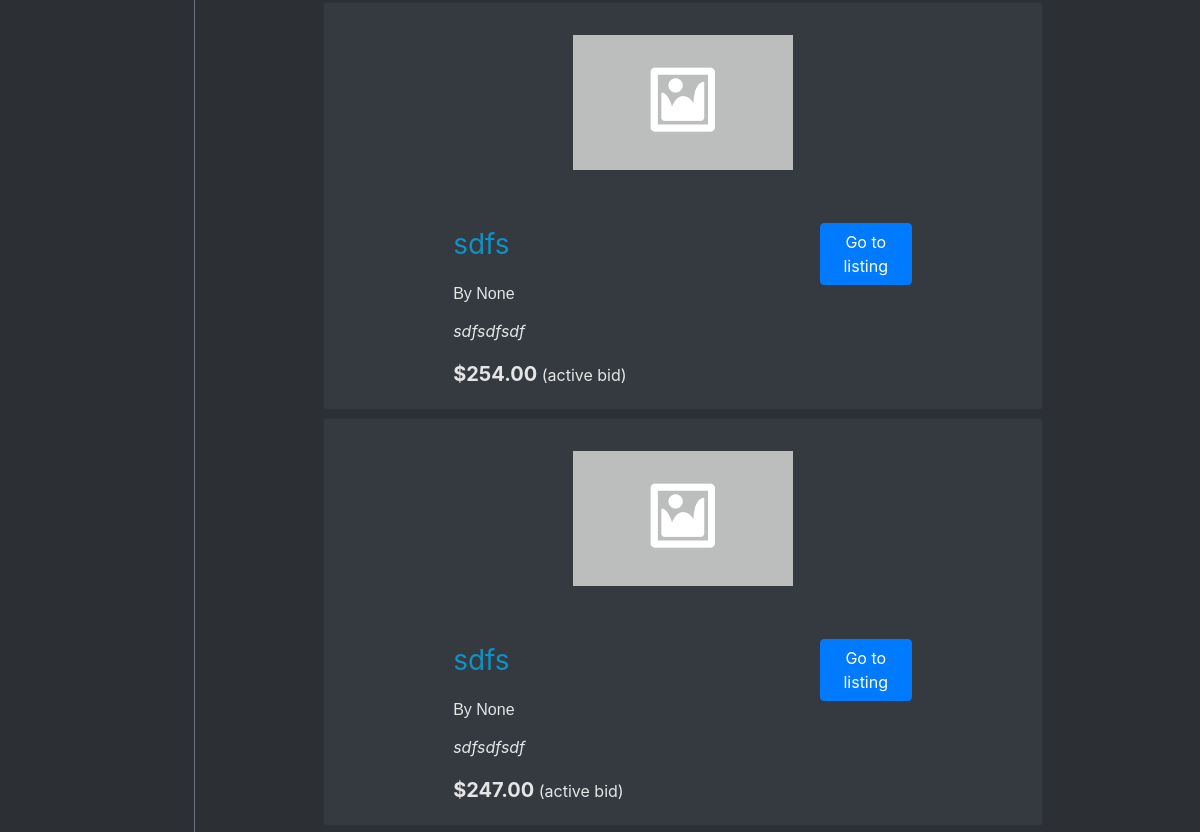
The app's page / (middle part), older data.
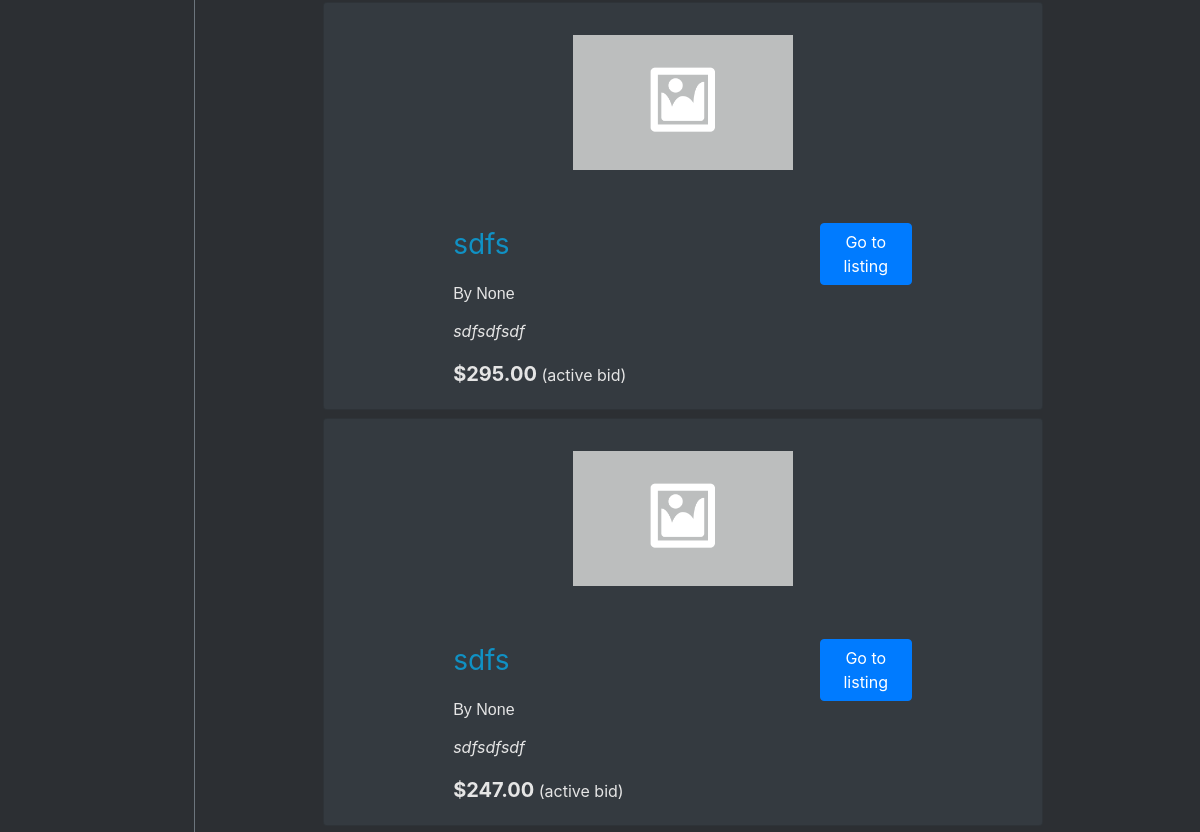
The same page, newer data.
### auctions/models.py (models this page shows)
class Listing(models.Model):
    creator = models.ForeignKey(User, null=True, blank=True, on_delete=models.CASCADE, related_name="userListings")
    title = models.CharField(max_length=50)
    description = models.TextField(max_length=1000, default="")
    price = models.FloatField(default=0)
    isActive = models.BooleanField(default=True)
    photoUrl = models.URLField(blank=True, null=True)
    highestBid = models.FloatField(blank=True, max_length=11, null=True)
    categories = models.ManyToManyField(Category, related_name="categories")
    def __str__(self):
        return self.title
    def usd(self):
        return f"${self.price:,.2f}"
    def usdBid(self):
        return f"${self.highestBid:,.2f}"

### auctions/views.py (the view)
# urls.py: path("", views.index, name="index"),
def index(request):
    activeListings = Listing.objects.filter(isActive=True)
    categories = Category.objects.all()
    return render(request, "auctions/index.html", {
        "activeListings": activeListings,
        "categories": categories
    })

### auctions/models.py (called while the page is built)
    def __str__(self):
        return self.tag

### auctions/templates/auctions/index.html (shortened to what this page needs)
{% extends "auctions/layout.html" %}
{% block body %}
    <div class="row col">
        <div class="col-2 border-right border-secondary">
        </div>
        <main class="col-8 bd-content offset-md-1">
            {% for listing in activeListings %}
            <div class="container-fluid">
                <div class="card text-white bg-dark mb-2">
                    <div class="row justify-content-center">
                        <div class="listing-img-container col-sm-2">
                            {% if listing.photoUrl %}
                            <img class="listing-img card-img-top" src="{{ listing.photoUrl }}" alt="{{ listing }} image">
                            {% else %}
                            {% load static %}
                            <img class="listing-img card-img-top" src="{% static 'auctions/placeholder.png' %}" alt="{{ listing }} image">
                            {% endif %}
                        </div>
                        <div class="card-body col-sm-8">
                            <div class="row">
                                <div class="col-9 justify-content-start">
                                    <a class="card-title listing-title" href="{% url 'listing' id=listing.id %}">{{ listing }}</a>
                                </div>
                                <div class="col-3 justify-content-end">
                                    <a href="{% url 'listing' id=listing.id %}"  class="btn btn-primary">Go to listing</a>
                                </div>
                            </div>
                            <p style="font: caption;">By {{ listing.creator }}</p>
                            <p class="card-text listing-card-description">{{ listing.description }}</p>
                            {% if listing.highestBid %}
                                <p class="card-text"><span class="card-text listing-price">{{ listing.usdBid }}</span> (active bid)</p>
                            {% else %}
                                <p class="card-text"><span class="card-text listing-price">{{ listing.usd }}</span> (starting price)</p>
                            {% endif %}
                        </div>
                    </div>
                </div>
            </div>
            {% endfor %}
        </main>
    </div>
{% endblock %}

Row changes from the older to the newer data that the page shows:
changed Listing (number 1 of 2 on the later page): usdBid "$254.00" → "$295.00"
